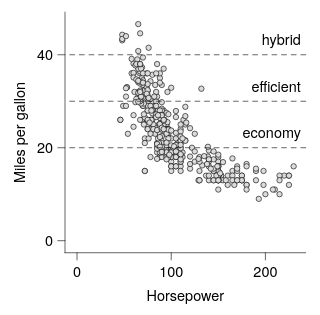

Vega-Lite specification stored for this chart:
### Vega-Lite specification from a JSON file in a GitHub repository (floating-point values rounded to 4 significant figures; data arrays with more than 128 entries replaced by an {"elided": "..."} marker saying what was removed)
{"background": null, "config": {"arc": {"fill": "#DBDBDB", "fillOpacity": 1.0, "innerRadius": 25.0, "padAngle": 0.03, "stroke": "black", "strokeOpacity": 1, "strokeWidth": 0.25}, "area": {"fill": "#DBDBDB", "fillOpacity": 1.0, "stroke": "black", "strokeOpacity": 1, "strokeWidth": 0.25}, "axis": {"domain": true, "domainCap": "round", "domainColor": "black", "domainWidth": 0.25, "grid": false, "gridCap": "round", "gridColor": "#F1F1F1", "gridDash": [0, 0], "gridOpacity": 1.0, "gridWidth": 0.25, "labelColor": "black", "labelFont": "Helvetica Neue, HelveticaNeue, Helvetica, Arial, sans-serif", "labelFontSize": 6, "labelFontStyle": "normal", "labelFontWeight": 400, "offset": 0, "ticks": true, "tickCap": "round", "tickColor": "black", "tickRound": false, "tickSize": 3, "tickWidth": 0.25, "titleColor": "black", "titleFont": "Helvetica Neue, HelveticaNeue, Helvetica, Arial, sans-serif", "titleFontSize": 6, "titleFontStyle": "normal", "titleFontWeight": 400}, "axisX": {"domain": true, "labelAlign": "center", "labelAngle": 0, "labels": true, "ticks": true, "translate": 0}, "axisY": {"domain": true, "labelAlign": "right", "labelAngle": 0, "labels": true, "ticks": true, "translate": 0}, "axisRight": {"domain": true, "labelAlign": "left", "labelAngle": 0, "labels": true, "ticks": true, "translate": 0}, "axisTop": {"domain": true, "labelAlign": "center", "labelAngle": 0, "labels": true, "ticks": true, "translate": 0}, "axisBand": {"tickOffset": 0}, "bar": {"fill": "#DBDBDB", "fillOpacity": 1.0, "stroke": "black", "strokeOpacity": 1, "strokeWidth": 0.25}, "boxplot": {"size": 9.0, "ticks": {"cornerRadius": 0.25, "fill": "black", "opacity": 1, "size": 4.5, "thickness": 0.25}, "box": {"fillOpacity": 1.0, "stroke": "black", "strokeOpacity": 1, "strokeWidth": 0.25}, "median": {"cornerRadius": 0, "fill": "black", "fillOpacity": 1.0, "opacity": 1, "size": 9.0, "thickness": 0.25}, "rule": {"fill": "black", "fillOpacity": 1.0, "size": 10.0, "stroke": "black", "strokeDash": [0, 0], "strokeOpacity": 1, "strokeWidth": 0.25}, "outliers": {"color": "black", "fill": "black", "fillOpacity": 1.0, "size": 0, "stroke": "black", "strokeOpacity": 1, "strokeWidth": 0.25}}, "circle": {"fill": "black", "fillOpacity": 1.0, "size": 1.25, "stroke": null, "strokeOpacity": 1, "strokeWidth": 0.25}, "errorband": {"band": {"fillOpacity": 0.6, "stroke": null, "strokeWidth": 0.25, "strokeOpacity": 1}, "borders": {"opacity": 0, "strokeOpacity": 1, "strokeWidth": 0.25}}, "errorbar": {"opacity": 1, "rule": {"strokeDash": [0, 0], "strokeWidth": 0.25}, "ticks": {"color": "black", "cornerRadius": 0.125, "opacity": 1, "size": 6.0, "thickness": 0.25}, "thickness": 0.25}, "font": "Helvetica Neue, HelveticaNeue, Helvetica, Arial, sans-serif", "geoshape": {"fill": "#DBDBDB", "fillOpacity": 1.0, "stroke": "black", "strokeOpacity": 1, "strokeWidth": 0.25}, "header": {"labelColor": "black", "labelFont": "Helvetica Neue, HelveticaNeue, Helvetica, Arial, sans-serif", "labelFontSize": 6, "labelFontStyle": "normal", "labelFontWeight": 400, "titleColor": "black", "titleFont": "Helvetica Neue, HelveticaNeue, Helvetica, Arial, sans-serif", "titleFontSize": 6, "titleFontStyle": "normal", "titleFontWeight": 400, "titlePadding": 0}, "legend": {"disable": false, "offset": 4.5, "titlePadding": 4, "labelOffset": 2, "gradientLabelOffset": 2, "columnPadding": 4, "rowPadding": 2, "gradientLength": 50.0, "gradientThickness": 5.0, "gradientOpacity": 1.0, "gradientStrokeColor": "black", "gradientStrokeWidth": 0.25, "labelColor": "black", "labelFont": "Helvetica Neue, HelveticaNeue, Helvetica, Arial, sans-serif", "labelFontSize": 6, "labelFontStyle": "normal", "labelFontWeight": 400, "strokeColor": "black", "strokeWidth": 0, "symbolSize": 36, "symbolStrokeColor": "black", "symbolStrokeWidth": 0.25, "titleColor": "black", "titleFont": "Helvetica Neue, HelveticaNeue, Helvetica, Arial, sans-serif", "titleFontSize": 6, "titleFontStyle": "normal", "titleFontWeight": 400}, "line": {"color": "black", "stroke": "black", "strokeCap": "butt", "strokeDash": [0, 0], "strokeOpacity": 1, "strokeWidth": 0.5}, "point": {"filled": true, "fill": "#DBDBDB", "fillOpacity": 1.0, "size": 5.0, "stroke": "black", "strokeOpacity": 1, "strokeWidth": 0.25}, "range": {"category": ["#B2B2B2", "#4A7CD3", "#008542", "#664CAF", "#509F98", "#636363", "#284F93", "#005226", "#382864", "#285753"], "diverging": {"scheme": ["#443E60", "#5F597E", "#7C759B", "#9994B6", "#B7B4CC", "#D6D5DC", "#F6F6F6", "#D1DAD9", "#A4C2BF", "#7AA9A4", "#578E89", "#37736E", "#1B5954"]}, "heatmap": {"scheme": ["#440154", "#472270", "#433E82", "#38598C", "#2C728E", "#238A8D", "#24A086", "#39B578", "#5DC862", "#96D646", "#CAE02D", "#FDE724"]}, "ordinal": {"scheme": ["#F1F1F1", "#DBDBDB", "#C6C6C6", "#B2B2B2", "#9D9D9D", "#898989", "#767676", "#636363", "#515151", "#404040", "#2F2F2F", "#1F1F1F"]}, "ramp": {"scheme": ["#440154", "#472270", "#433E82", "#38598C", "#2C728E", "#238A8D", "#24A086", "#39B578", "#5DC862", "#96D646", "#CAE02D", "#FDE724"]}}, "rule": {"color": "black", "stroke": "black", "strokeCap": "round", "strokeDash": [2, 2], "strokeOpacity": 1, "strokeWidth": 0.25}, "scale": {"barBandPaddingInner": 0.1, "rectBandPaddingInner": 0, "tickBandPaddingInner": 0.1, "bandPaddingOuter": 0.1, "bandWithNestedOffsetPaddingInner": 0.2, "bandWithNestedOffsetPaddingOuter": 0.2, "offsetBandPaddingInner": 0, "offsetBandPaddingOuter": 0, "continuousPadding": 5.0, "round": false}, "rect": {"fill": "#DBDBDB", "fillOpacity": 1.0, "stroke": "black", "strokeOpacity": 1, "strokeWidth": 0.25}, "square": {"fill": "#DBDBDB", "fillOpacity": 1.0, "size": 10.0, "stroke": "black", "strokeOpacity": 1, "strokeWidth": 0.25}, "text": {"color": "black", "font": "Helvetica Neue, HelveticaNeue, Helvetica, Arial, sans-serif", "fontSize": 6, "fontStyle": "normal", "fontWeight": 400}, "tick": {"color": "black", "cornerRadius": 0.125, "opacity": 1.0, "size": 9.0, "thickness": 0.25}, "title": {"anchor": "middle", "frame": "group", "color": "black", "font": "Helvetica Neue, HelveticaNeue, Helvetica, Arial, sans-serif", "fontSize": 6, "fontStyle": "normal", "fontWeight": 400, "subtitleColor": "black", "subtitleFont": "Helvetica Neue, HelveticaNeue, Helvetica, Arial, sans-serif", "subtitleFontSize": 6, "subtitleFontStyle": "normal", "subtitleFontWeight": 400}, "trail": {"color": "black", "opacity": 1, "size": 0.5}, "view": {"continuousWidth": 100, "continuousHeight": 100, "discreteWidth": 100, "discreteHeight": 100, "fill": null, "stroke": null, "strokeWidth": 0.25}}, "layer": [{"data": {"name": "data-7285c4e2e195e5a75737a34913199f5f"}, "mark": {"type": "point"}, "encoding": {"x": {"field": "Horsepower", "type": "quantitative", "scale": {"nice": false}}, "y": {"field": "Miles_per_Gallon", "title": "Miles per gallon", "type": "quantitative", "scale": {"nice": false}}}}, {"layer": [{"data": {"values": [{"__dysonsphere__": 1}]}, "mark": {"type": "rule", "opacity": 1.0}, "encoding": {"y": {"datum": 20.0}}}, {"data": {"values": [{"__dysonsphere__": 1}]}, "mark": {"type": "rule", "opacity": 1.0}, "encoding": {"y": {"datum": 30.0}}}, {"data": {"values": [{"__dysonsphere__": 1}]}, "mark": {"type": "rule", "opacity": 1.0}, "encoding": {"y": {"datum": 40.0}}}, {"data": {"values": [{"__dysonsphere__": 1}]}, "mark": {"type": "text", "align": "right", "baseline": "bottom", "dx": 0, "dy": -3, "fontSize": 6}, "encoding": {"text": {"value": "economy"}, "x": {"value": 98}, "y": {"datum": 20.0}}}, {"data": {"values": [{"__dysonsphere__": 1}]}, "mark": {"type": "text", "align": "right", "baseline": "bottom", "dx": 0, "dy": -3, "fontSize": 6}, "encoding": {"text": {"value": "efficient"}, "x": {"value": 98}, "y": {"datum": 30.0}}}, {"data": {"values": [{"__dysonsphere__": 1}]}, "mark": {"type": "text", "align": "right", "baseline": "bottom", "dx": 0, "dy": -3, "fontSize": 6}, "encoding": {"text": {"value": "hybrid"}, "x": {"value": 98}, "y": {"datum": 40.0}}}]}], "$schema": "https://vega.github.io/schema/vega-lite/v6.4.1.json", "datasets": {"data-7285c4e2e195e5a75737a34913199f5f": {"elided": "392 records"}}}
